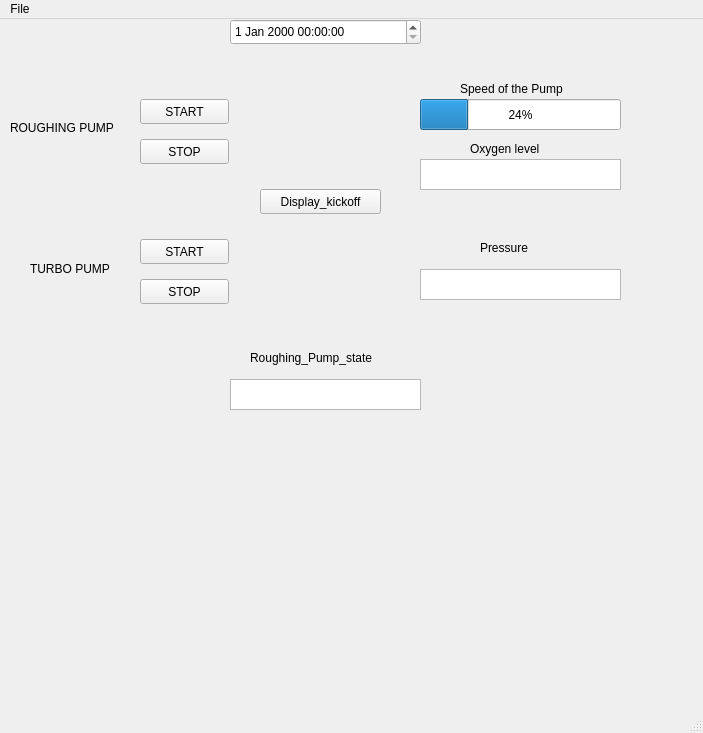
<?xml version="1.0" encoding="UTF-8"?>
<ui version="4.0">
 <class>MainWindow</class>
 <widget class="QMainWindow" name="MainWindow">
  <property name="geometry">
   <rect>
    <x>0</x>
    <y>0</y>
    <width>703</width>
    <height>733</height>
   </rect>
  </property>
  <property name="windowTitle">
   <string>MainWindow</string>
  </property>
  <property name="unifiedTitleAndToolBarOnMac">
   <bool>true</bool>
  </property>
  <widget class="QWidget" name="centralwidget">
   <widget class="QDateTimeEdit" name="dateTimeEdit">
    <property name="geometry">
     <rect>
      <x>230</x>
      <y>0</y>
      <width>191</width>
      <height>26</height>
     </rect>
    </property>
   </widget>
   <widget class="QLabel" name="label">
    <property name="geometry">
     <rect>
      <x>460</x>
      <y>60</y>
      <width>131</width>
      <height>20</height>
     </rect>
    </property>
    <property name="text">
     <string>Speed of the Pump</string>
    </property>
   </widget>
   <widget class="QLabel" name="label_2">
    <property name="geometry">
     <rect>
      <x>480</x>
      <y>220</y>
      <width>61</width>
      <height>17</height>
     </rect>
    </property>
    <property name="text">
     <string>Pressure </string>
    </property>
   </widget>
   <widget class="QLabel" name="label_3">
    <property name="geometry">
     <rect>
      <x>470</x>
      <y>120</y>
      <width>91</width>
      <height>20</height>
     </rect>
    </property>
    <property name="text">
     <string>Oxygen level</string>
    </property>
   </widget>
   <widget class="QLabel" name="label_5">
    <property name="geometry">
     <rect>
      <x>10</x>
      <y>100</y>
      <width>121</width>
      <height>17</height>
     </rect>
    </property>
    <property name="text">
     <string>ROUGHING PUMP</string>
    </property>
   </widget>
   <widget class="QPushButton" name="pushButton">
    <property name="geometry">
     <rect>
      <x>140</x>
      <y>220</y>
      <width>89</width>
      <height>25</height>
     </rect>
    </property>
    <property name="text">
     <string>START</string>
    </property>
   </widget>
   <widget class="QPushButton" name="pushButton_2">
    <property name="geometry">
     <rect>
      <x>140</x>
      <y>260</y>
      <width>89</width>
      <height>25</height>
     </rect>
    </property>
    <property name="text">
     <string>STOP</string>
    </property>
   </widget>
   <widget class="QPushButton" name="pushButton_3">
    <property name="geometry">
     <rect>
      <x>140</x>
      <y>80</y>
      <width>89</width>
      <height>25</height>
     </rect>
    </property>
    <property name="text">
     <string>START</string>
    </property>
   </widget>
   <widget class="QPushButton" name="pushButton_4">
    <property name="geometry">
     <rect>
      <x>140</x>
      <y>120</y>
      <width>89</width>
      <height>25</height>
     </rect>
    </property>
    <property name="text">
     <string>STOP</string>
    </property>
   </widget>
   <widget class="QLabel" name="label_4">
    <property name="geometry">
     <rect>
      <x>30</x>
      <y>240</y>
      <width>101</width>
      <height>20</height>
     </rect>
    </property>
    <property name="text">
     <string>TURBO PUMP</string>
    </property>
   </widget>
   <widget class="QProgressBar" name="progressBar">
    <property name="geometry">
     <rect>
      <x>420</x>
      <y>80</y>
      <width>201</width>
      <height>31</height>
     </rect>
    </property>
    <property name="value">
     <number>24</number>
    </property>
   </widget>
   <widget class="QTextBrowser" name="textBrowser">
    <property name="geometry">
     <rect>
      <x>420</x>
      <y>140</y>
      <width>201</width>
      <height>31</height>
     </rect>
    </property>
   </widget>
   <widget class="QTextBrowser" name="textBrowser_2">
    <property name="geometry">
     <rect>
      <x>420</x>
      <y>250</y>
      <width>201</width>
      <height>31</height>
     </rect>
    </property>
   </widget>
   <widget class="QLabel" name="label_6">
    <property name="geometry">
     <rect>
      <x>250</x>
      <y>330</y>
      <width>161</width>
      <height>17</height>
     </rect>
    </property>
    <property name="text">
     <string>Roughing_Pump_state</string>
    </property>
   </widget>
   <widget class="QTextBrowser" name="textBrowser_3">
    <property name="geometry">
     <rect>
      <x>230</x>
      <y>360</y>
      <width>191</width>
      <height>31</height>
     </rect>
    </property>
   </widget>
   <widget class="QPushButton" name="pushButton_5">
    <property name="geometry">
     <rect>
      <x>260</x>
      <y>170</y>
      <width>121</width>
      <height>25</height>
     </rect>
    </property>
    <property name="text">
     <string>Display_kickoff</string>
    </property>
   </widget>
  </widget>
  <widget class="QMenuBar" name="menubar">
   <property name="geometry">
    <rect>
     <x>0</x>
     <y>0</y>
     <width>703</width>
     <height>22</height>
    </rect>
   </property>
   <widget class="QMenu" name="menuFile">
    <property name="title">
     <string>File</string>
    </property>
    <addaction name="actionsave"/>
    <addaction name="actionsave_2"/>
    <addaction name="actionsave_as"/>
    <addaction name="actionexit"/>
   </widget>
   <addaction name="menuFile"/>
  </widget>
  <widget class="QStatusBar" name="statusbar"/>
  <action name="actionsave">
   <property name="text">
    <string>open</string>
   </property>
  </action>
  <action name="actionsave_2">
   <property name="text">
    <string>save</string>
   </property>
  </action>
  <action name="actionsave_as">
   <property name="text">
    <string>save as</string>
   </property>
  </action>
  <action name="actionexit">
   <property name="text">
    <string>exit</string>
   </property>
  </action>
 </widget>
 <resources/>
 <connections/>
</ui>
